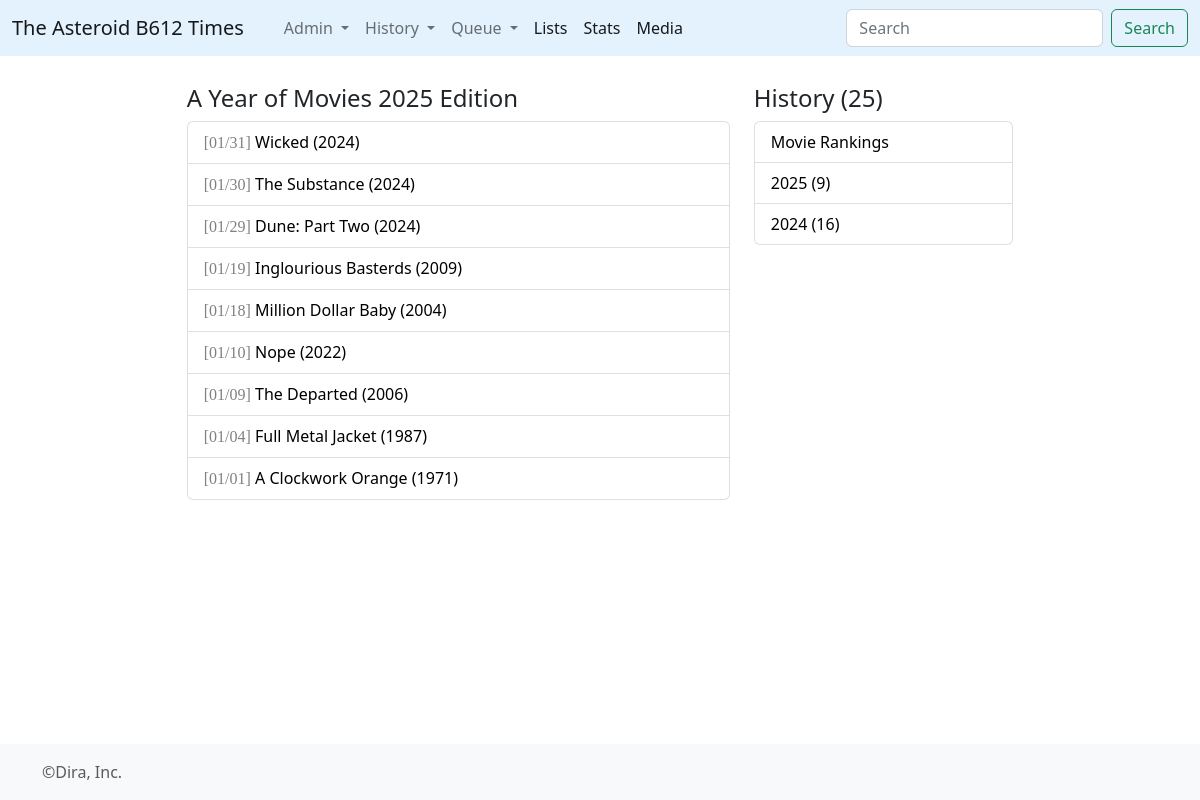
Before: /movies/1 with the older database file.
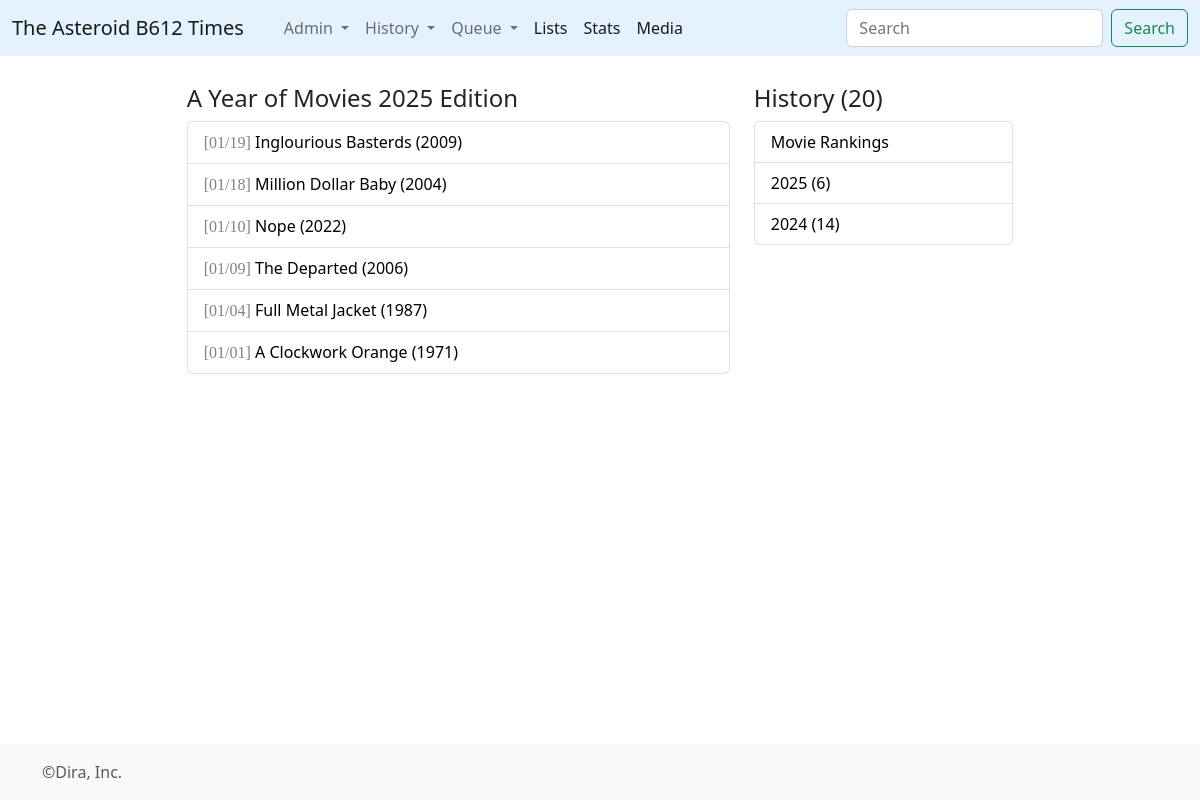
After: the same page with the newer database file.
### times/models.py (models this page shows, shortened)
class MovieWatch(models.Model):
	film = models.ForeignKey(Movie, on_delete=models.CASCADE)
	wdate = models.DateField()

class Movie(models.Model):
	title = models.CharField(max_length=512)
	info = models.TextField()
	premiere = models.IntegerField()
	runtime = models.IntegerField()
	@property
	def titulo(self):
		return self.title+' ('+ str(self.premiere) +')'

### times/views.py (the view)
# urls.py: path('movies/<y>', views.movies, name='movies'),
def movies(request,y):
	max_year = MovieWatch.objects.order_by('-wdate').first()
	if int(y)==1:
		y = max_year.wdate.strftime('%Y')
	conteo = MovieWatch.objects.count()
	anhos = MovieWatch.objects.values('wdate__year').annotate(qbooks=Count('id')).order_by('-wdate__year')
	wmovies = MovieWatch.objects.filter(wdate__year=int(y)).order_by('-wdate')
	return render(request,'movie-history.html',{'wmovies':wmovies,'anho':int(y),'conteo':conteo,'anhos':anhos})

### times/templates/movie-history.html (shortened to what this page needs)
{% extends 'base_listing.html' %}
{% block contenido %}
<article>
		<h4>A Year of Movies {{anho}} Edition</h4>
	  <ul class="list-group" reversed>
        {% for a in wmovies %}
          <li class="list-group-item">
          	<span style="font-family:Consolas; color:grey;">[{{a.wdate|date:"m/d"}}]</span>
         <a href="{% url 'movie' a.film.id %}" style="color:black; text-decoration: none;">{{a.film.titulo}}</a>
          </li>
        {% endfor %}
      </ul>
</article>
<br>
{% endblock%}
{% block rightbar %}
<br>
<h4>History ({{conteo}})</h4>
      <ul class="list-group">
        <li class="list-group-item d-flex justify-content-between align-items-center">
            <a href="{% url 'movieduel' %}" style="color:black; text-decoration: none;">Movie Rankings</a>
          </li>
        {% for d in anhos %}
          <li class="list-group-item d-flex justify-content-between align-items-center">
          <a href="{% url 'movies' d.wdate__year %}" style="color:black; text-decoration: none;"> {{d.wdate__year}} ({{d.qbooks}})</a>
          </li>
        {% endfor %}
      </ul>
{% endblock %}

Changed rows visible on the page:
removed MovieWatch: wdate "01/31", film.titulo "Wicked (2024)"
removed MovieWatch: wdate "01/30", film.titulo "The Substance (2024)"
removed MovieWatch: wdate "01/29", film.titulo "Dune: Part Two (2024)"
Other visible differences:
{{ conteo }}: "25" → "20"
new list line: "2025 ( 6 )"
new list line: "2024 ( 14 )"
list line gone: "2025 ( 9 )"
list line gone: "2024 ( 16 )"
